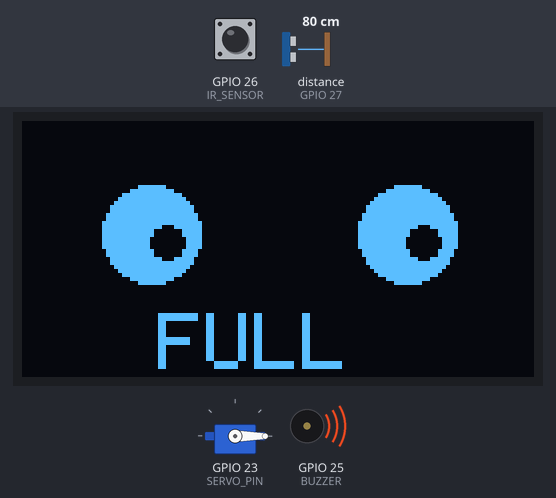
A sketch run on a simulated ESP32. On the bench: servo, 128×64 one-colour display, buzzer (waves = sounding, pin HIGH). Wiring (inferred from the names in the program): ultrasonic range finder: trigger GPIO 12; echo GPIO 27. Inputs (shaded band) come from the test bench; at power-on: GPIO 26 (IR_SENSOR) LOW, distance to the obstacle (sensor on GPIO 27) 80 cm. The echo pulse lasts 58.3 µs per cm; the OLED is the two-colour kind (top 16 rows yellow); WiFi joins after 1.5 s; servers stay silent unless stated; uploads are accepted with an empty reply; pins used as bus, display or sensor lines are not drawn; what the sketch prints to the serial monitor is not drawn.

Above: at 4.7 s.
4.8 s: GPIO 26 (IR_SENSOR) driven HIGH
At 6.3 s:
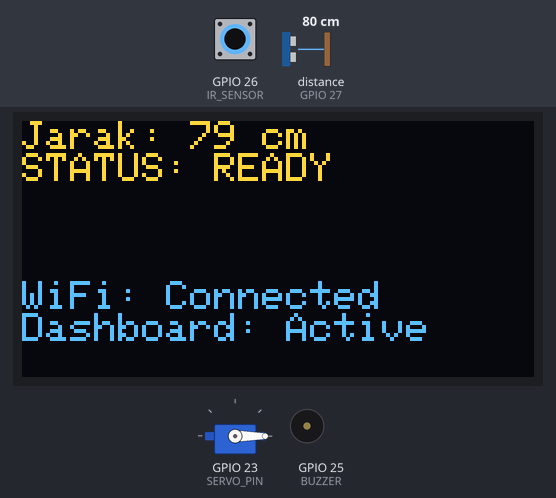
6.6 s: distance to the obstacle (sensor on GPIO 27) set to 23 cm
At 7.4 s:
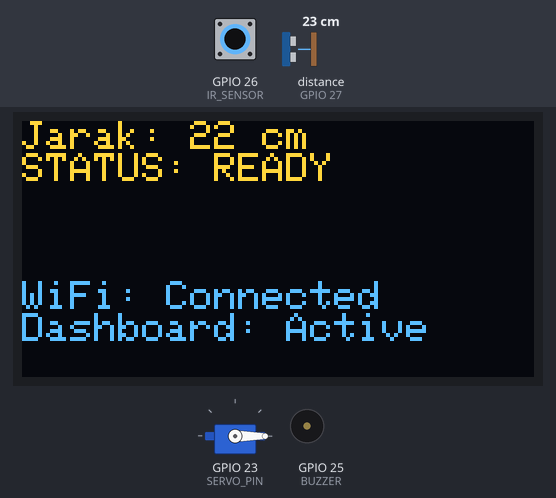
8.4 s: distance to the obstacle (sensor on GPIO 27) set to 18 cm
At 9.3 s:
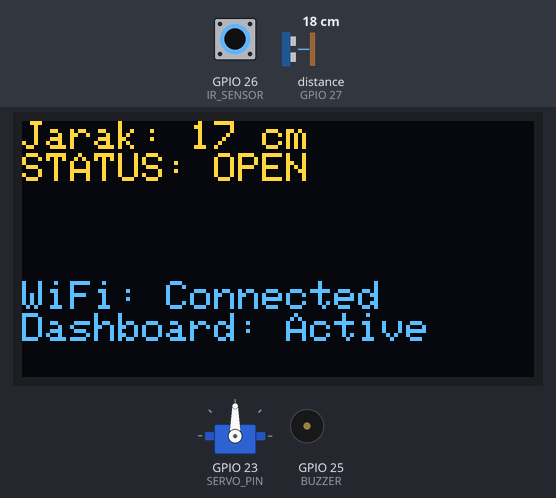
10.2 s: distance to the obstacle (sensor on GPIO 27) set to 35 cm
At 11.2 s:
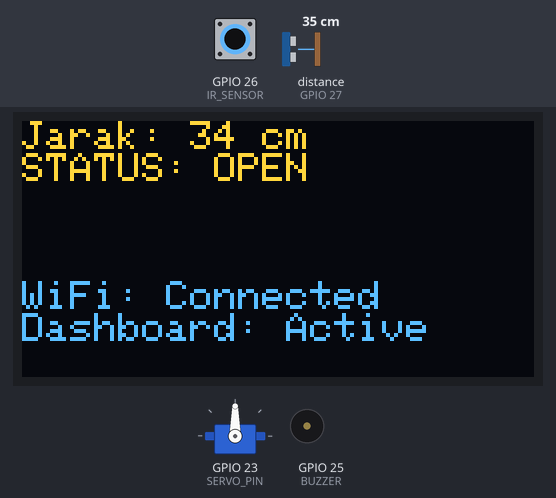
13.2 s: GPIO 26 (IR_SENSOR) driven LOW
At 13.7 s:
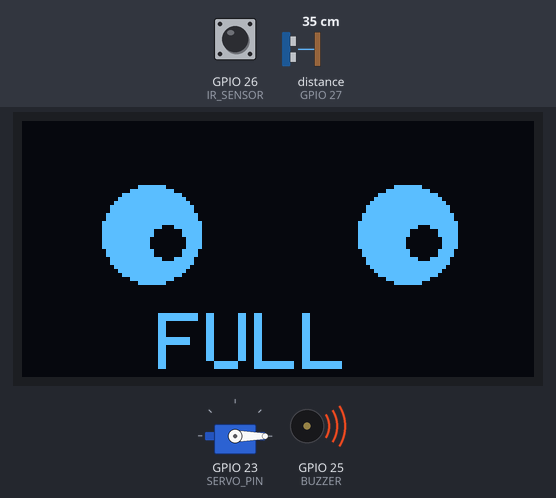
14.7 s: GPIO 26 (IR_SENSOR) pulsed HIGH 5 times (0.12 s each, 0.3 s apart)
At 15.37 s:
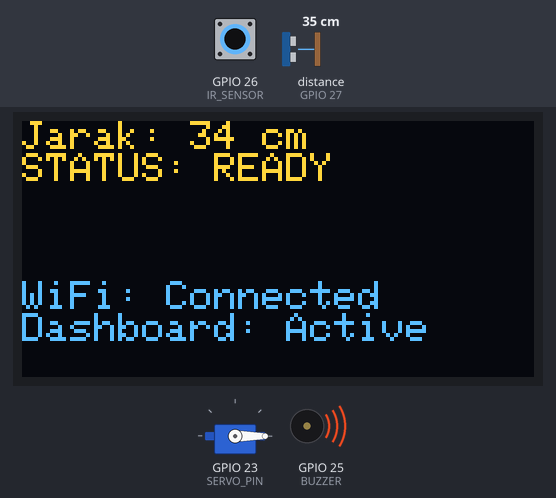
Timing chart, 0 to 17.7 s (numbered marks = the images above; inputs shaded):
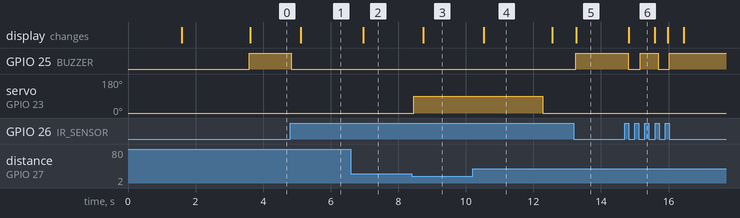

The sketch:

esp32_smart_trash.ino
```cpp
/*
 * Smart Trash Bin - ESP32
 * IoT Dashboard Integration
 *
 * Hardware:
 * - ESP32 DevKit V1
 * - HC-SR04 Ultrasonic Sensor
 * - IR Obstacle Sensor
 * - SG90 Servo Motor
 * - Buzzer
 * - OLED SSD1306 128x64
 *
 * Connections:
 * - TRIG: GPIO 12
 * - ECHO: GPIO 27
 * - IR_SENSOR: GPIO 26
 * - BUZZER: GPIO 25
 * - SERVO: GPIO 23
 * - OLED SDA: GPIO 21
 * - OLED SCL: GPIO 22
 */

#include <Wire.h>
#include <Adafruit_GFX.h>
#include <Adafruit_SSD1306.h>
#include <ESP32Servo.h>
#include <WiFi.h>
#include <WiFiClientSecure.h>
#include <HTTPClient.h>
#include <UniversalTelegramBot.h>

// ================= PIN =================
#define TRIG 12
#define ECHO 27
#define IR_SENSOR 26
#define BUZZER 25
#define SERVO_PIN 23

// ================= WIFI & TELEGRAM =================
const char* ssid = "YOUR_WIFI_SSID";           // Ganti dengan SSID WiFi Anda
const char* password = "YOUR_WIFI_PASSWORD";    // Ganti dengan password WiFi Anda

#define BOT_TOKEN "YOUR_TELEGRAM_BOT_TOKEN"     // Ganti dengan token bot Telegram
#define CHAT_ID  "YOUR_TELEGRAM_CHAT_ID"        // Ganti dengan chat ID Telegram

// ================= DASHBOARD API =================
// Ganti dengan IP address komputer yang menjalankan Laravel
// Cara cek IP: buka CMD/Terminal, ketik "ipconfig" (Windows) atau "ifconfig" (Mac/Linux)
const char* dashboardUrl = "http://192.168.100.128:8000/api/sensor/data";

WiFiClientSecure secured_client;
UniversalTelegramBot bot(BOT_TOKEN, secured_client);

// ================= OBJECT =================
Servo servo;
Adafruit_SSD1306 display(128, 64, &Wire, -1);

// ================= VARIABEL =================
long duration;
int distance;
int prevDistance = -1;
bool full = false;
bool prevFull = false;
bool notifTerkirim = false;
unsigned long servoCloseTimer = 0;
bool waitingToClose = false;
int currentServoPos = 0;  // Track servo position state
int prevServoPos = 0;
bool prevBuzzer = false;

// Interval untuk mengirim data ke dashboard (1 detik untuk realtime)
unsigned long lastDashboardUpdate = 0;
const unsigned long DASHBOARD_INTERVAL = 1000;

// Timer untuk update OLED (tidak perlu terlalu sering)
unsigned long lastOLEDUpdate = 0;
const unsigned long OLED_INTERVAL = 200;

// ================= OLED ALERT =================
void drawEyesWithFullText() {
    display.clearDisplay();
    display.fillCircle(32, 28, 12, WHITE);
    display.fillCircle(36, 30, 4, BLACK);
    display.fillCircle(96, 28, 12, WHITE);
    display.fillCircle(100, 30, 4, BLACK);
    display.setTextSize(2);
    display.setTextColor(WHITE);
    display.setCursor(34, 48);
    display.print("FULL");
    display.display();
}

// ================= SEND TO DASHBOARD =================
void sendToDashboard(int dist, bool irTriggered, int servoPos, bool buzzerActive) {
  if (WiFi.status() == WL_CONNECTED) {
    HTTPClient http;

    http.begin(dashboardUrl);
    http.addHeader("Content-Type", "application/json");
    http.setTimeout(2000); // Timeout 2 detik untuk response cepat

    // Buat JSON payload
    String jsonPayload = "{";
    jsonPayload += "\"distance\":" + String(dist) + ",";
    jsonPayload += "\"ir_triggered\":" + String(irTriggered ? "true" : "false") + ",";
    jsonPayload += "\"servo_position\":" + String(servoPos) + ",";
    jsonPayload += "\"buzzer_active\":" + String(buzzerActive ? "true" : "false");
    jsonPayload += "}";

    Serial.println("Sending to dashboard: " + jsonPayload);

    int httpResponseCode = http.POST(jsonPayload);

    if (httpResponseCode > 0) {
      Serial.print("Dashboard Response: ");
      Serial.println(httpResponseCode);
      String response = http.getString();
      Serial.println(response);
    } else {
      Serial.print("Error sending to dashboard: ");
      Serial.println(httpResponseCode);
    }

    http.end();
  } else {
    Serial.println("WiFi Disconnected - Cannot send to dashboard");
  }
}

// ================= SETUP =================
void setup() {
    pinMode(TRIG, OUTPUT);
    pinMode(ECHO, INPUT);
    pinMode(IR_SENSOR, INPUT);
    pinMode(BUZZER, OUTPUT);

    servo.attach(SERVO_PIN);
    servo.write(0);

    Wire.begin(21, 22);
    display.begin(SSD1306_SWITCHCAPVCC, 0x3C);
    display.clearDisplay();

    Serial.begin(115200);

    // Tampilkan status connecting di OLED
    display.setTextSize(1);
    display.setTextColor(WHITE);
    display.setCursor(0, 0);
    display.println("Connecting to WiFi...");
    display.display();

    WiFi.begin(ssid, password);
    secured_client.setInsecure();

    int wifiAttempts = 0;
    while (WiFi.status() != WL_CONNECTED && wifiAttempts < 30) {
        delay(500);
        Serial.print(".");
        wifiAttempts++;
    }

    if (WiFi.status() == WL_CONNECTED) {
        Serial.println("\nWiFi Connected");
        Serial.print("IP Address: ");
        Serial.println(WiFi.localIP());

        display.clearDisplay();
        display.setCursor(0, 0);
        display.println("WiFi Connected!");
        display.print("IP: ");
        display.println(WiFi.localIP());
        display.display();
        delay(2000);
    } else {
        Serial.println("\nWiFi Connection Failed");
        display.clearDisplay();
        display.setCursor(0, 0);
        display.println("WiFi Failed!");
        display.println("Running Offline");
        display.display();
        delay(2000);
    }
}

// ================= LOOP =================
void loop() {
    // ===== BACA IR (PRIORITAS TERTINGGI) =====
    full = (digitalRead(IR_SENSOR) == LOW);

    // ===== BACA ULTRASONIK =====
    digitalWrite(TRIG, LOW);
    delayMicroseconds(2);
    digitalWrite(TRIG, HIGH);
    delayMicroseconds(10);
    digitalWrite(TRIG, LOW);

    duration = pulseIn(ECHO, HIGH, 30000);
    distance = duration * 0.034 / 2;

    // Filter nilai tidak valid
    if (distance == 0 || distance > 400) {
        distance = prevDistance >= 0 ? prevDistance : 0;
    }

    // Variabel untuk tracking status saat ini
    bool currentBuzzer = false;

    // ================= MODE FULL =================
    if (full) {
        // Tutup servo dan aktifkan buzzer
        if (currentServoPos != 0) {
            servo.write(0);
            currentServoPos = 0;
        }
        digitalWrite(BUZZER, HIGH);
        currentBuzzer = true;
        waitingToClose = false;
        servoCloseTimer = 0;

        // Update OLED dengan interval
        if (millis() - lastOLEDUpdate >= OLED_INTERVAL) {
            drawEyesWithFullText();
            lastOLEDUpdate = millis();
        }

        // Kirim notif Telegram sekali saja
        if (!notifTerkirim) {
            bot.sendMessage(CHAT_ID, "⚠️ PERINGATAN!\nTempat sampah TERISI PENUH 🚮", "");
            notifTerkirim = true;
        }

        // Kirim data ke dashboard jika ada perubahan atau interval tercapai
        if (millis() - lastDashboardUpdate >= DASHBOARD_INTERVAL) {
            sendToDashboard(distance, full, currentServoPos, currentBuzzer);
            lastDashboardUpdate = millis();
        }

        prevFull = full;
        prevDistance = distance;
        prevServoPos = currentServoPos;
        prevBuzzer = currentBuzzer;

        delay(100); // Delay minimal
        return;
    }

    // ================= MODE NORMAL =================
    notifTerkirim = false;
    digitalWrite(BUZZER, LOW);
    currentBuzzer = false;

    // ===== LOGIKA ULTRASONIK + DELAY 2 DETIK =====
    if (distance > 0 && distance < 20) {
        // Objek terdeteksi dekat (< 20cm)
        if (currentServoPos != 90) {
            // Buka tutup hanya jika masih tertutup
            servo.write(90);
            currentServoPos = 90;
            Serial.println("Object detected! Opening lid...");
        }
        // Reset timer karena masih ada objek
        waitingToClose = false;
        servoCloseTimer = 0;
    } else {
        // Tidak ada objek dekat
        if (currentServoPos == 90) {
            // Tutup sedang terbuka
            if (!waitingToClose) {
                // Mulai timer untuk menutup
                servoCloseTimer = millis();
                waitingToClose = true;
                Serial.println("No object. Starting 2s timer to close...");
            } else {
                // Timer sedang berjalan, cek apakah sudah 2 detik
                unsigned long elapsed = millis() - servoCloseTimer;
                if (elapsed >= 2000) {
                    // Sudah 2 detik, tutup servo
                    servo.write(0);
                    currentServoPos = 0;
                    waitingToClose = false;
                    Serial.println("Closing lid after 2 seconds");
                }
                // Tidak perlu print countdown setiap loop (terlalu spam)
            }
        }
        // Jika servo sudah tertutup (0), tidak perlu lakukan apa-apa
    }

    // ================= OLED NORMAL =================
    if (millis() - lastOLEDUpdate >= OLED_INTERVAL) {
        display.clearDisplay();
        display.setTextSize(1);
        display.setTextColor(WHITE);
        display.setCursor(0, 0);
        display.print("Jarak: ");
        display.print(distance);
        display.println(" cm");

        if (currentServoPos == 90) {
            display.println("STATUS: OPEN");
        } else if (waitingToClose) {
            int timeLeft = 2 - ((millis() - servoCloseTimer) / 1000);
            display.print("CLOSING: ");
            display.print(timeLeft);
            display.println("s");
        } else {
            display.println("STATUS: READY");
        }

        // Tampilkan info WiFi dan Dashboard
        display.setCursor(0, 40);
        if (WiFi.status() == WL_CONNECTED) {
          display.println("WiFi: Connected");
          display.println("Dashboard: Active");
        } else {
          display.println("WiFi: Disconnected");
          display.println("Dashboard: Offline");
        }

        display.display();
        lastOLEDUpdate = millis();
    }

    // ================= KIRIM KE DASHBOARD =================
    // Kirim jika ada perubahan signifikan atau interval tercapai
    bool hasChanges = (distance != prevDistance) ||
                      (full != prevFull) ||
                      (currentServoPos != prevServoPos) ||
                      (currentBuzzer != prevBuzzer);

    if (hasChanges || (millis() - lastDashboardUpdate >= DASHBOARD_INTERVAL)) {
        sendToDashboard(distance, full, currentServoPos, currentBuzzer);
        lastDashboardUpdate = millis();

        prevDistance = distance;
        prevFull = full;
        prevServoPos = currentServoPos;
        prevBuzzer = currentBuzzer;
    }

    delay(50); // Delay minimal untuk stabilitas sensor
}
```

Measured:
- the behaviour switches between 21 and 20 cm on distance to the obstacle (sensor on GPIO 27) (found by bisection; images 2 and 3)
- after the input at 4.8 s, GPIO 25 (BUZZER): HIGH → LOW at once; the display: changes after 0.31 s (image 1)
- after the input at 6.6 s, the display: changes after 0.36 s (image 2)
- after the input at 8.4 s, servo on GPIO 23 (SERVO_PIN): 0° → 90° after 0.06 s; the display: changes after 0.35 s (image 3)
- after the input at 10.2 s, servo on GPIO 23 (SERVO_PIN): 90° → 0° after 2.1 s; the display: changes after 0.33 s (image 4)
- after the input at 13.2 s, GPIO 25 (BUZZER): LOW → HIGH after 0.05 s; the display: changes after 0.07 s (image 5)
- after the input at 14.7 s, GPIO 25 (BUZZER): alternates HIGH for 0.53 s and LOW for 0.35 s, 4 changes in all, then stays HIGH, starting after 0.10 s; the display: changes after 0.13 s (image 6)
